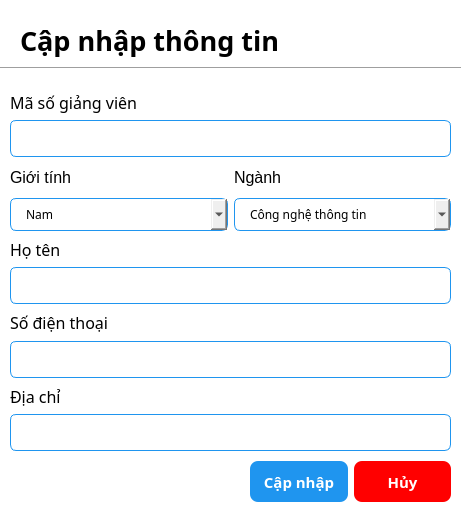
<?xml version="1.0" encoding="UTF-8"?>
<ui version="4.0">
 <class>update_student_dialog</class>
 <widget class="QDialog" name="update_student_dialog">
  <property name="geometry">
   <rect>
    <x>0</x>
    <y>0</y>
    <width>466</width>
    <height>517</height>
   </rect>
  </property>
  <property name="font">
   <font>
    <family>Poppins</family>
   </font>
  </property>
  <property name="windowTitle">
   <string>Dialog</string>
  </property>
  <property name="styleSheet">
   <string notr="true">QDialog {
	background-color: white;
}

QLineEdit {
	border: 1px solid rgb(31, 149, 239);
	border-radius: 6px;
	padding-left: 15px;
	height: 35px;
}

QDateEdit {
	border: 1px solid rgb(31, 149, 239);
	border-radius: 6px;
	padding-left: 15px;
	height: 31px;
}

QComboBox {
	border: 1px solid rgb(31, 149, 239);
	border-radius: 6px;
	padding-left: 15px;
	height: 31px;
}</string>
  </property>
  <widget class="QLabel" name="label">
   <property name="geometry">
    <rect>
     <x>20</x>
     <y>20</y>
     <width>301</width>
     <height>41</height>
    </rect>
   </property>
   <property name="font">
    <font>
     <family>Poppins</family>
     <pointsize>20</pointsize>
     <weight>75</weight>
     <bold>true</bold>
    </font>
   </property>
   <property name="text">
    <string>Cập nhập thông tin</string>
   </property>
  </widget>
  <widget class="Line" name="line">
   <property name="geometry">
    <rect>
     <x>0</x>
     <y>60</y>
     <width>461</width>
     <height>16</height>
    </rect>
   </property>
   <property name="orientation">
    <enum>Qt::Horizontal</enum>
   </property>
  </widget>
  <widget class="QWidget" name="layoutWidget">
   <property name="geometry">
    <rect>
     <x>10</x>
     <y>90</y>
     <width>441</width>
     <height>361</height>
    </rect>
   </property>
   <layout class="QVBoxLayout" name="verticalLayout_8">
    <item>
     <layout class="QVBoxLayout" name="verticalLayout">
      <item>
       <widget class="QLabel" name="label_2">
        <property name="font">
         <font>
          <family>Poppins</family>
          <pointsize>12</pointsize>
         </font>
        </property>
        <property name="text">
         <string>Mã số giảng viên</string>
        </property>
       </widget>
      </item>
      <item>
       <widget class="QLineEdit" name="update_lecturerIDEdit">
        <property name="minimumSize">
         <size>
          <width>0</width>
          <height>20</height>
         </size>
        </property>
       </widget>
      </item>
     </layout>
    </item>
    <item>
     <layout class="QHBoxLayout" name="horizontalLayout">
      <item>
       <layout class="QVBoxLayout" name="verticalLayout_2">
        <item>
         <widget class="QLabel" name="label_5">
          <property name="font">
           <font>
            <pointsize>12</pointsize>
           </font>
          </property>
          <property name="text">
           <string>Giới tính</string>
          </property>
         </widget>
        </item>
        <item>
         <widget class="QComboBox" name="update_lecturer_gender_comboBox">
          <item>
           <property name="text">
            <string>Nam</string>
           </property>
          </item>
          <item>
           <property name="text">
            <string>Nữ</string>
           </property>
          </item>
         </widget>
        </item>
       </layout>
      </item>
      <item>
       <layout class="QVBoxLayout" name="verticalLayout_3">
        <item>
         <widget class="QLabel" name="label_6">
          <property name="font">
           <font>
            <pointsize>12</pointsize>
           </font>
          </property>
          <property name="text">
           <string>Ngành</string>
          </property>
         </widget>
        </item>
        <item>
         <widget class="QComboBox" name="update_lecturer_major_comboBox">
          <item>
           <property name="text">
            <string>Công nghệ thông tin</string>
           </property>
          </item>
          <item>
           <property name="text">
            <string>Hệ thống thông tin</string>
           </property>
          </item>
          <item>
           <property name="text">
            <string>Khoa học máy tính</string>
           </property>
          </item>
         </widget>
        </item>
       </layout>
      </item>
     </layout>
    </item>
    <item>
     <layout class="QVBoxLayout" name="verticalLayout_5">
      <item>
       <widget class="QLabel" name="label_3">
        <property name="font">
         <font>
          <family>Poppins</family>
          <pointsize>12</pointsize>
         </font>
        </property>
        <property name="text">
         <string>Họ tên</string>
        </property>
       </widget>
      </item>
      <item>
       <widget class="QLineEdit" name="update_lecturerNameEdit">
        <property name="minimumSize">
         <size>
          <width>0</width>
          <height>20</height>
         </size>
        </property>
       </widget>
      </item>
     </layout>
    </item>
    <item>
     <layout class="QVBoxLayout" name="verticalLayout_6">
      <item>
       <widget class="QLabel" name="label_4">
        <property name="font">
         <font>
          <family>Poppins</family>
          <pointsize>12</pointsize>
         </font>
        </property>
        <property name="text">
         <string>Số điện thoại</string>
        </property>
       </widget>
      </item>
      <item>
       <widget class="QLineEdit" name="update_lecturerPhoneEdit">
        <property name="minimumSize">
         <size>
          <width>0</width>
          <height>20</height>
         </size>
        </property>
       </widget>
      </item>
     </layout>
    </item>
    <item>
     <layout class="QVBoxLayout" name="verticalLayout_7">
      <item>
       <widget class="QLabel" name="label_8">
        <property name="font">
         <font>
          <family>Poppins</family>
          <pointsize>12</pointsize>
         </font>
        </property>
        <property name="text">
         <string>Địa chỉ</string>
        </property>
       </widget>
      </item>
      <item>
       <widget class="QLineEdit" name="update_lecturerAddressEdit">
        <property name="minimumSize">
         <size>
          <width>0</width>
          <height>20</height>
         </size>
        </property>
       </widget>
      </item>
     </layout>
    </item>
   </layout>
  </widget>
  <widget class="QWidget" name="layoutWidget">
   <property name="geometry">
    <rect>
     <x>250</x>
     <y>460</y>
     <width>201</width>
     <height>43</height>
    </rect>
   </property>
   <layout class="QHBoxLayout" name="horizontalLayout_2">
    <item>
     <widget class="QPushButton" name="update_Btn">
      <property name="minimumSize">
       <size>
        <width>0</width>
        <height>41</height>
       </size>
      </property>
      <property name="styleSheet">
       <string notr="true">QPushButton {
	background-color: rgb(31, 149, 239);
	color: white;
	border: none;
	border-radius: 8px;
	font-weight: bold;
	font-size: 15px;
}</string>
      </property>
      <property name="text">
       <string>Cập nhập</string>
      </property>
     </widget>
    </item>
    <item>
     <widget class="QPushButton" name="update_cancel_Btn">
      <property name="minimumSize">
       <size>
        <width>0</width>
        <height>41</height>
       </size>
      </property>
      <property name="styleSheet">
       <string notr="true">QPushButton {
	background-color: red;
	color: white;
	border: none;
	border-radius: 8px;
	font-weight: bold;
	font-size: 15px;
}</string>
      </property>
      <property name="text">
       <string>Hủy</string>
      </property>
     </widget>
    </item>
   </layout>
  </widget>
 </widget>
 <resources/>
 <connections/>
</ui>
